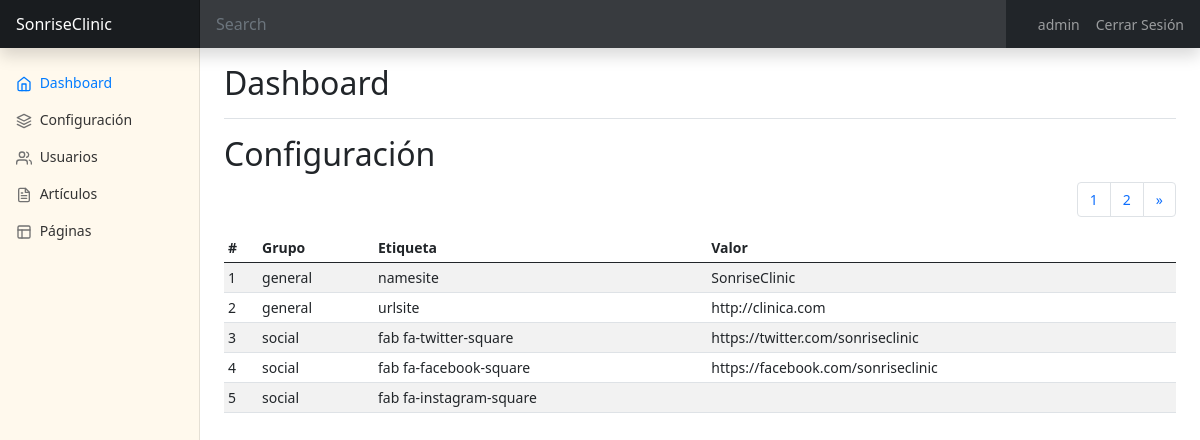
Before: /admin.php?section=settings (signed in) with the older database file.
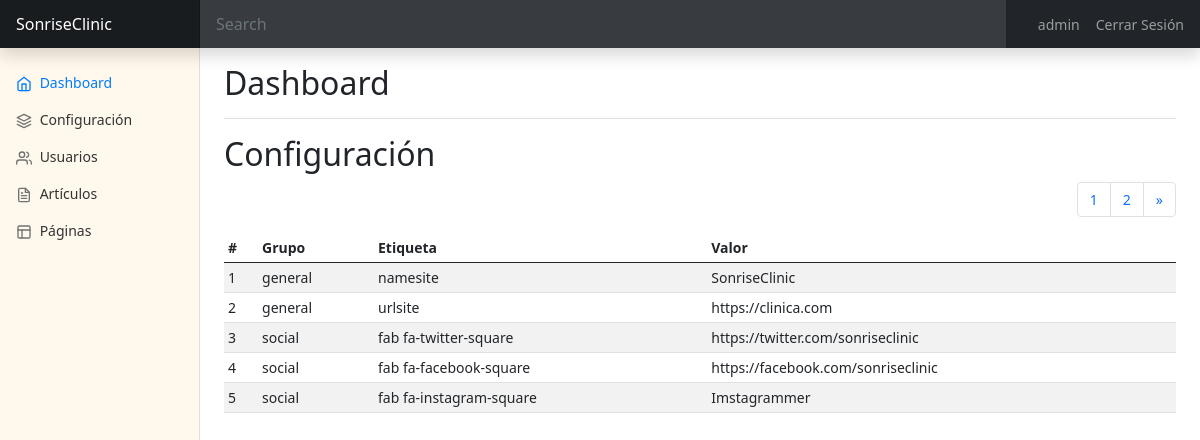
After: the same page with the newer database file.
### tables this page shows
CREATE TABLE `config` (
  `id` int(9) NOT NULL,
  `type` varchar(10) NOT NULL,
  `label` varchar(25) NOT NULL,
  `value` varchar(255) NOT NULL
);

### lang/es.php (called while the page is built)
<?php
$texts = array(
  'app_Title' => "SonriseClinic",
  'mn_Home' => "Inicio",
  'mn_News' => "Novedades",
  'mn_Categories' => "Categorías",
  'mn_Meeting' => "Gestión de Citas",
  'mn_Chat' => "Chat Interno",
  'mn_Speciality' => "Especialidades",
  'mn_Login' => "Iniciar Sesión",
  'mn_Logout' => "Cerrar Sesión",
  'mn_Admin' => "Panel de Control",
  'frm_Email' => "Dirección de correo electrónico",
  'frm_Pass' => "Clave",
  'frm_Send' => "Enviar",
  'frm_Remember' => "Recordar sesión",
  'frm_Name' => "Nick",
  'frm_FirstName' => "Nombre",
  'frm_LastName' => "Apellidos",
  'frm_Roles' => "Rol",
  'frm_Type' => "Grupo",
  'frm_Label' => "Etiqueta",
  'frm_Value' => "Valor",
  'frm_Title' => "Título",
  'frm_Subtitle' => "Subtítulo",
  'frm_Text' => "Texto",
  'btn_Update' => "Actualizar",
  'btn_Deleted' => "Eliminar",
  'btn_Ok' => "Aceptar",
  'btn_Close' => "Cerrar",
  'sect_users' => "Usuarios",
  'sect_settings' => "Configuración",
  'sect_categories' => "Categorías",
  'sect_articles' => "Artículos",
  'sect_pages' => "Páginas",
  'modal_title_confirm' => "Confirme opción",
  'modal_text_confirm' => "Esta opción no es posible deshacerla. Si realmente está seguro/a pulse en 'Aceptar'",
);

### includes/functions.php (called while the page is built, shortened)
<?php
function __($str, $lang = null){
  if (file_exists('lang/'.$lang.'.php')):
    if ( isset($texts[$str]) ){
      $str = $texts[$str];
    }
  endif;
  return $str;
}

### includes/class.data.php (called while the page is built, shortened)
<?php
class DataBase
{
    var $connection;
    public function __construct()
    {
        if (DB_PASS == NULL)
            $this->connection = mysqli_connect(DB_SERVER, DB_USER, DB_NAME);
        else
            $this->connection = mysqli_connect(DB_SERVER, DB_USER, DB_PASS, DB_NAME);
        return true;
    }
    public function send($sql, $type = 'ARRAY')
    {
        $result = mysqli_query($this->connection, $sql) or die(mysqli_error($this->connection));
        $return = array();
        if ($type == 'ARRAY')
            while (($return[] = mysqli_fetch_array($result))) {
            } else
            while (($return[] = mysqli_fetch_assoc($result))) {
            }
        if (count($return) > 1)
            unset($return[count($return) - 1]);
        else
            $return = FALSE;
        return $return;
    }
    public function select($table, $where, $type = 'ARRAY')
    {
        $sql = "SELECT * FROM " . $table . " WHERE " . $where;
        $result = mysqli_query($this->connection, $sql);
        $return = array();
        if ($type == 'ARRAY')
            while (($return[] = mysqli_fetch_array($result))) {
            } else
            while (($return[] = mysqli_fetch_assoc($result))) {
            }
        if (count($return) > 1)
            unset($return[count($return) - 1]);
        else
            $return = FALSE;
        return $return;
    }
}

### admin/pagination.php (called while the page is built, shortened)
<?php
$maxRow = 5;
  $page = false;
  if (!$page) {
    $start = 0;
    $page = 1;
  } else {
    $start = ($page - 1) * $maxRow;
  }
?>

### admin/settings.php (the view, shortened to what this page needs)
<?php
  include "admin/pagination.php";
  $row = $db->send("SELECT Count(*) as total FROM config;");
  $numResult = $row[0]['total'];
  $total_pages = ceil($numResult / $maxRow);
  $records = $db->select("config", "1 = 1 ORDER BY id ASC LIMIT ".$start.", ".$maxRow);
?>
<h2><?=__('sect_settings',$lang)?></h2>
<div class="table-responsive">
  <nav aria-label="Page navigation example">
    <ul class="pagination justify-content-end">
      <?php if ($total_pages >= 1) {
        if ($page != 1) {?>
      <?php }
      for ($i=1;$i<=$total_pages;$i++) {
        if ($page == $i) {?>
          <li class="page-item"><a class="page-link" href="#"><?=$i?></a></li>
      <?php } else { ?>
        <li class="page-item"><a class="page-link" href="admin.php?section=settings&page=<?=$i?>"><?=$i?></a></li>
      <?php }
      }
      if ($page != $total_pages) { ?>
        <li class="page-item"><a class="page-link" href="admin.php?section=settings&page=<?=$page+1?>">&raquo;</a></li>
      <?php }
      }?>
    </ul>
  </nav>
  <table class="table table-striped table-sm">
    <thead>
      <tr>
        <th>#</th>
        <th><?=__('frm_Type',$lang)?></th>
        <th><?=__('frm_Label',$lang)?></th>
        <th><?=__('frm_Value',$lang)?></th>
      </tr>
    </thead>
    <tbody>
      <?php if(!empty($records)):
        $cont = 0;
        foreach($records as $record):
          if(isset($_GET['edit']) && $record['id']==$_GET['edit']):
            $class = " fw-bold";
          else:
            $class = "";
          endif;
      ?>
      <tr class="tbl-h<?=$class?>" onclick="window.location='admin.php?section=settings&page=<?=($page)?>&edit=<?=$record['id']?>';">
        <td><?=$record["id"]?></td>
        <td><?=$record["type"]?></td>
        <td><?=$record["label"]?></td>
        <td><?=$record["value"]?></td>
      </tr>
      <?php
            $cont++;
            if($cont>=$maxRow) break;
          endforeach;
        endif;?>
    </tbody>
  </table>
</div>

Changed rows visible on the page:
changed config "urlsite": value "http://clinica.com" → "https://clinica.com"
changed config "fab fa-instagram-square": value (not shown) → "Imstagrammer"
